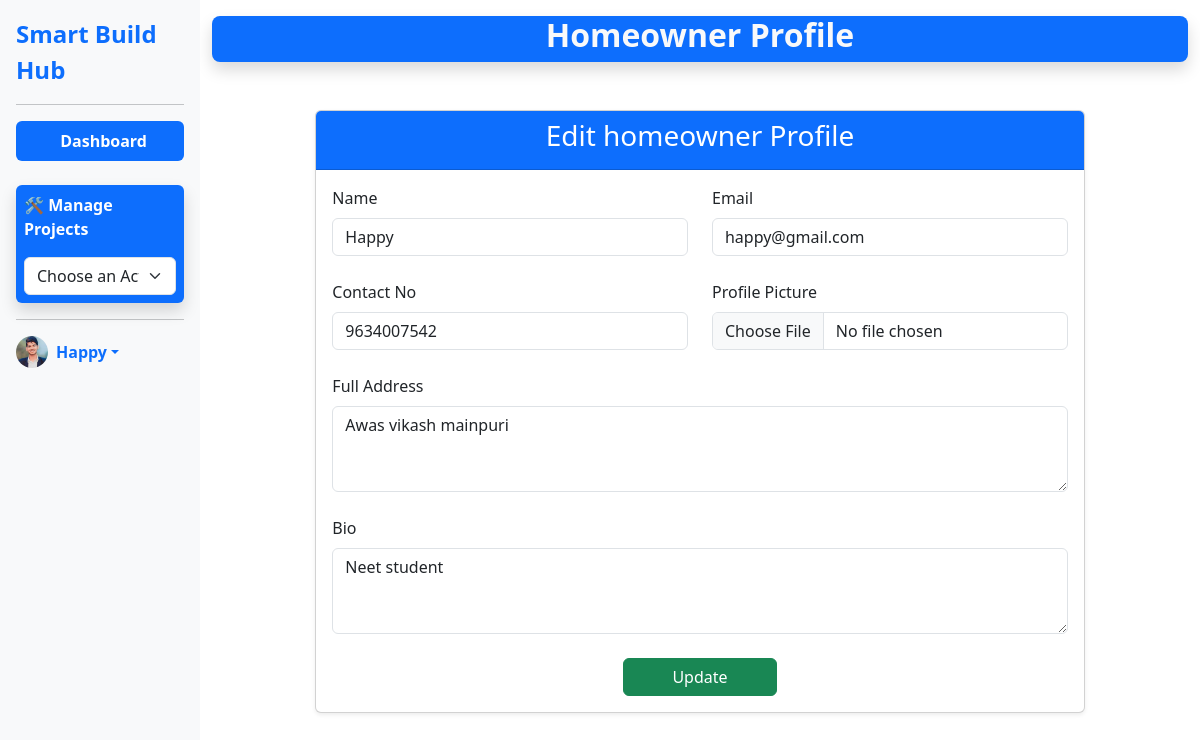
Page /homeownerapp/homeowneredit/ (signed in) on the committed database.
### mainapp/models.py (models this page shows)
class userinfo(models.Model):
    name=models.CharField(max_length=100)
    email=models.EmailField(max_length=100)
    contactno=models.CharField(max_length=15)
    address=models.TextField()
    picture=models.ImageField(upload_to='profiles',blank=True)
    bio=models.TextField()
    login=models.OneToOneField(loginInfo,on_delete=models.CASCADE)

### homeownerapp/views.py (the view, shortened to what this page needs)
# urls.py: path('homeowneredit/',views.homeowneredit,name='homeowneredit'),
def homeowneredit(request):
    if not 'homeownerid' in request.session:
        messages.error(request,"You are not logged In")
        return redirect('login')
    homeownerid = request.session.get('homeownerid')
    homeowner = userinfo.objects.filter(email=homeownerid).first()
    context = {
        'name':homeowner.name,
        'homeownerid':homeownerid,
        'homeowner':homeowner,
    }
    return render(request, 'homeowneredit.html',context)

### homeownerapp/templates/homeowneredit.html (shortened to what this page needs)
{% extends 'homeownerbase.html' %}
{% load static %}
{% block main %}
<div class="container py-5">
    <div class="row justify-content-center">
        <div class="col-lg-10">
            <div class="card shadow-sm">
                <div class="card-header bg-primary text-white text-center">
                    <h3>Edit homeowner Profile</h3>
                </div>
                <div class="card-body">
                    <form method="post" enctype="multipart/form-data" class="row g-4">
                        <div class="col-md-6">
                            <label for="name" class="form-label">Name</label>
                            <input type="text" class="form-control" name="name" id="name" value="{{ homeowner.name }}">
                        </div>
                        <div class="col-md-6">
                            <label for="email" class="form-label">Email</label>
                            <input type="email" class="form-control" name="email" id="email"
                                value="{{ homeowner.email }}">
                        </div>
                        <div class="col-md-6">
                            <label for="contactno" class="form-label">Contact No</label>
                            <input type="text" class="form-control" name="contactno" id="contactno"
                                value="{{ homeowner.contactno }}">
                        </div>
                        <div class="col-md-6">
                            <label for="pro" class="form-label">Profile Picture</label>
                            <input type="file" class="form-control" name="profile" id="pro">
                        </div>
                        <div class="col-12">
                            <label for="address" class="form-label">Full Address</label>
                            <textarea class="form-control" name="address" id="address"
                                rows="3">{{ homeowner.address }}</textarea>
                        </div>
                        <div class="col-12">
                            <label for="bio" class="form-label">Bio</label>
                            <textarea class="form-control" name="bio" id="bio" rows="3">{{ homeowner.bio }}</textarea>
                        </div>
                        <div class="col-12 text-center">
                            <button type="submit" class="btn btn-success px-5">Update</button>
                        </div>
                    </form>
                </div>
            </div>
        </div>
    </div>
</div>
{% endblock %}

### homeownerapp/templates/homeownerbase.html (shortened to what this page needs)
{% load static %}
<!DOCTYPE html>
<html lang="en">
<head>
    <link href="https://cdn.jsdelivr.net/npm/bootstrap@5.3.0/dist/css/bootstrap.min.css" rel="stylesheet">
</head>
<body>
    <div class="container-fluid">
        <div class="row">
            <div class="col-md-3 col-lg-2 sidebar p-0">
                <div class="d-flex flex-column flex-shrink-0 p-3 fw-semibold">
                    <a href="/" class="d-flex align-items-center mb-3 mb-md-0 me-md-auto text-decoration-none">
                        <span class="fs-4">Smart Build Hub</span>
                    </a>
                    <hr>
                    <ul class="nav nav-pills flex-column mb-auto">
                        <li class="nav-item">
                            <a href="#" class="nav-link active" aria-current="page">
                                <svg class="bi me-2" width="16" height="16">
                                    <use xlink:href="#home" />
                                </svg>
                                Dashboard
                            </a>
                        </li>
                        <li class="mt-4 bg-primary shadow border-3 p-2 rounded">
                            <label for="project-nav" class="form-label text-white fw-bold">🛠 Manage Projects</label>
                            <select id="project-nav" class="form-select mt-2"
                                onchange="if(this.value) window.location.href=this.value;">
                                <option selected disabled>Choose an Action</option>
                            </select>
                        </li>
                    </ul>
                    <hr>
                    <div class="dropdown">
                        <a href="#" class="d-flex align-items-center text-decoration-none dropdown-toggle"
                            id="dropdownUser1" data-bs-toggle="dropdown" aria-expanded="false">
                            <img src="{% static 'img/thevaibhav.jpg' %}"
                                alt="Profile picture of contractor" width="32" height="32" class="rounded-circle me-2">
                            <strong>{{name}}</strong>
                        </a>
                    </div>
                </div>
            </div>
            <div class="col-md-9 col-lg-10 ms-sm-auto px-4">
                <div class="row">
                    <div class="col-sm-12 text-center mt-3 bg-primary shadow rounded-3 text-light">
                        <h2><b>Homeowner Profile</b></h2>
                    </div>
                </div>
                {% block main %}{% endblock %}
            </div>
        </div>
    </div>
</body>
</html>

### homeownerapp/templates/homeownerbase.html (style rules this page uses)
.sidebar { background-color: #f8f9fa; height: 100vh; position: sticky; top: 0; }

### rows in the picture
userinfo: name "Happy", email "happy@gmail.com", contactno "9634007542", address "Awas vikash mainpuri", bio "Neet student"
